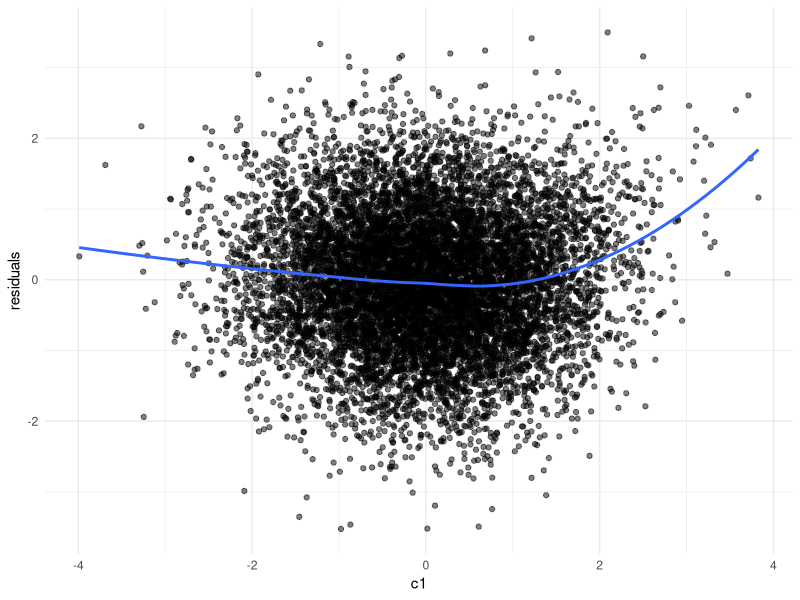

This figure's R source: (Note: this script raises an error after producing the figure.)
# Here we create a script to create a data simulation for panel data. 
# We simulate X and Y, having autoregressive effects and a lag-1 crossed effect. 
# X and Y are both affected by a number of confounding variables C, which have stable effects
# over time as they represent time-invariant confounding variables, such as IQ. 
# The data simulation model will have the following properties:
#
# 1. Each variable will have an innovation (or unexplained variance) such that the total variance of each variable is 1.
# 2. Each variable will have a mean of 0. 
# 3. The autoregressive effects will be set to 0.25 for both X and Y.
# 4. The crossed lag-1 effect of X on Y will be set to 0.1.
# 5. The confounding variables will have effects of 0.2 on X and 0.15 Y.
# 6. The innovations will have residual correlations of 0.3 at each time-point, but not across time-points.
#
# In this version, we add an exponential nonlinearity of the confounders as
# extra variables: for each C_j we add E_j = standardized exp(b_exp * C_j).

# reproducibility
set.seed(427) 

# load required libraries
library(mvtnorm)
library(psych)                                             # for descriptives
library(lavaan)                                            # for fitting CLPM
library(tidyverse)

### CLPM parameters ###
N <- 100000                                                # number of people
T <- 5                                                     # number of time points

ax <- 0.25                                                 # effect of X_(t-1) on X_t
ay <- 0.25                                                 # effect of Y_(t-1) on Y_t
bx <- 0.10                                                 # effect of Y_(t-1) on X_t
by <- 0.10                                                 # effect of X_(t-1) on Y_t
rho <- 0.30                                                # residual correlation of innovations
                                                          
# create the path matrix A from these effects
A <- matrix(c(ax, by, 
              bx, ay), 
            nrow = 2, byrow = TRUE)

### confounder parameters ###
k_lin <- 3                                                 # number of "linear" confounders (baseline C1..C3)

# baseline linear effects of confounders on X_t and Y_t
gamma_x_lin <- c(0.30, 0.20, 0.10)                         # effect of confounders on X_t
gamma_y_lin <- c(0.30, 0.20, 0.10)                         # effect of confounders on Y_t

# now we want to add the non-linear part, which here is an exponential effect 
# curvature parameter for the exponential (controls how fast it explodes)
b_exp <- 0.7                                               # you can tune this

# simulate base confounders: C1..C3 ~ N(0,1), independent
Psi_base <- diag(rep(1, k_lin))                            # variance-covariance matrix of base confounders (I in this case)
U_lin <- rmvnorm(N, 
                 mean  = rep(0, k_lin),                    # mean of confounders = 0, since we want standardised effect sizes
                 sigma = Psi_base)                         # C1..C3 ~ N(0,1), independent

colnames(U_lin) <- paste0("c", 1:k_lin)                    # C1, C2, C3

# create exponential-transformed nonlinear confounders:
# E_j = standardized exp(b_exp * C_j), so each has mean ~0 and var ~1
# we also remove the linear part of C_j from E_j, so no dependency remains between the two (orthogonalization).
# this will later be useful to separate linear and non-linear effects
# when we want to calculate a measure of non-linearity later.
U_exp <- apply(U_lin, 2, function(col) {
  # raw exponential transform
  z_raw <- exp(b_exp * col)                                # skewed, heavy right tail
  
  # remove the linear part of col (orthogonalize wrt the linear confounder)
  z_perp <- resid(lm(z_raw ~ col))
  
  # standardize to mean 0 and var 1
  as.numeric(scale(z_perp, center = TRUE, scale = TRUE))
})

colnames(U_exp) <- paste0("c", 1:k_lin, "_exp")            # E1, E2, E3

# combine linear and exponential confounders into one matrix U
# columns: first the k_lin linear confounders, then k_lin exponential confounders
U <- cbind(U_lin, U_exp)                                   # N x k, where k = 2 * k_lin
k <- ncol(U)                                               # total number of confounder variables

# empirical varcov matrix of (C, exp(C)) confounders
Psi <- cov(U)

# effects for the exponential parts on X and Y
# you can tune these; start small because exp can be strong
gamma_x_exp <- c(0.10, 0.07, 0.05)
gamma_y_exp <- c(0.10, 0.07, 0.05)

# order of entries in gamma_x / gamma_y corresponds to the column order in U:
# (C1, C2, C3, E1, E2, E3)
gamma_x <- c(gamma_x_lin, gamma_x_exp)
gamma_y <- c(gamma_y_lin, gamma_y_exp)

# 2 x k effect matrix from all confounders to (X, Y)
B <- rbind(gamma_x, gamma_y)

### varcov matrixes ###
# we want the variance of each variable to be 1
S_target <- diag(2)                                        # initial 2x2 identity (var = 1, cov = 0)

# variance contributed by confounders:
# S_U = B * Psi * B'
S_U  <- B %*% Psi %*% t(B)

# find needed covariance c between X and Y 

find_c <- function(A, S_U, rho) {

  # function of c: difference between actual innovation correlation and target rho
  f <- function(c) {

    # target stationary covariance of (X_t, Y_t)
    S_target_c <- matrix(c(1, c,
                           c, 1),
                         nrow = 2, byrow = TRUE)
    
    # dynamic part variance (remove confounder-induced variance)
    S_dyn_c <- S_target_c - S_U
    
    # innovation covariance matrix under stationarity
    Sigma_e_c <- S_dyn_c - t(A) %*% S_dyn_c %*% A
    
    # compute correlation of innovations
    v1 <- Sigma_e_c[1, 1]
    v2 <- Sigma_e_c[2, 2]
    cov12 <- Sigma_e_c[1, 2]
    corr_e <- cov12 / sqrt(v1 * v2)
    
    corr_e - rho
  }

  # find c such that f(c) = 0
  uniroot(f, interval = c(-0.99, 0.99))$root
}

# required covariance between X and Y
c_stat <- find_c(A, S_U, rho)

# overwrite S_target to include the stationary covariance between X and Y
S_target <- matrix(c(1, c_stat,
                     c_stat, 1),
                   nrow = 2, byrow = TRUE)

# variance by the dynamic process:
S_dyn <- S_target - S_U

# check positive semidefinite
eS <- eigen((S_dyn + t(S_dyn))/2)$values
eS[eS<1e-10]

# innovation covariance matrix
Sigma_e <- S_dyn - t(A) %*% S_dyn %*% A
Sigma_e <- (Sigma_e + t(Sigma_e))/2

# For t = 1, there is no carryover from a previous wave. The observed var-cov should be:
# Var([X1,Y1]) = S_U + Sigma_e1. To keep the same S_target at t=1, set:
Sigma_e1 <- S_dyn                             # because S_target = S_U + S_dyn
Sigma_e1 <- (Sigma_e1 + t(Sigma_e1))/2


# t = 1: no lag yet, so Ddyn = e1 with Sigma_e1
Ddyn <- rmvnorm(N,                            
  mean  = c(0,0),                              
  sigma = Sigma_e1)                            

# initialise df with N rows and 2*T + k columns. 2*T for X and Y, k for confounders
df <- matrix(NA, nrow = N, ncol = 2*T + k)
colnames(df) <- c(paste0("x", 1:T),
                  paste0("y", 1:T),
                  colnames(U))

# save the confounders (C1..C3 and E1..E3)
df[, (2*T + 1):(2*T + k)] <- U

# first wave: add direct confounder effects
obs1 <- Ddyn + U %*% t(B)

df[, 1]    <- obs1[, 1] 
df[, 1+T ] <- obs1[, 2]

# remaining waves
for(i in 2:T){ 
  Ddyn <- Ddyn %*% t(A) + rmvnorm(N, sigma = Sigma_e) 
  obs  <- Ddyn + U %*% t(B) 
  df[, i]    <- obs[, 1] 
  df[, i+T ] <- obs[, 2] 
}

# basic checks
round(apply(df, 2, var), 3)
sigma <- cov(df)
round(sigma, 3)
describe(df)

# quick residual check for nonlinearity (just one example)
df_sample <- df[sample(1:nrow(df), 10000), ]
lm_fit <- lm(x1 ~ c1, data = as.data.frame(df_sample))
residuals <- lm_fit$residuals

ggplot(df_sample, aes(x = c1, y = residuals)) +
  geom_point(alpha = 0.5) +
  geom_smooth(method = "loess", se = FALSE) +
  theme_minimal()

# cache the data to the data folder if desired
write.csv(df, file = "Thesis/Code/Data/Data_Sim_exponential_Pop.csv", row.names = FALSE)
